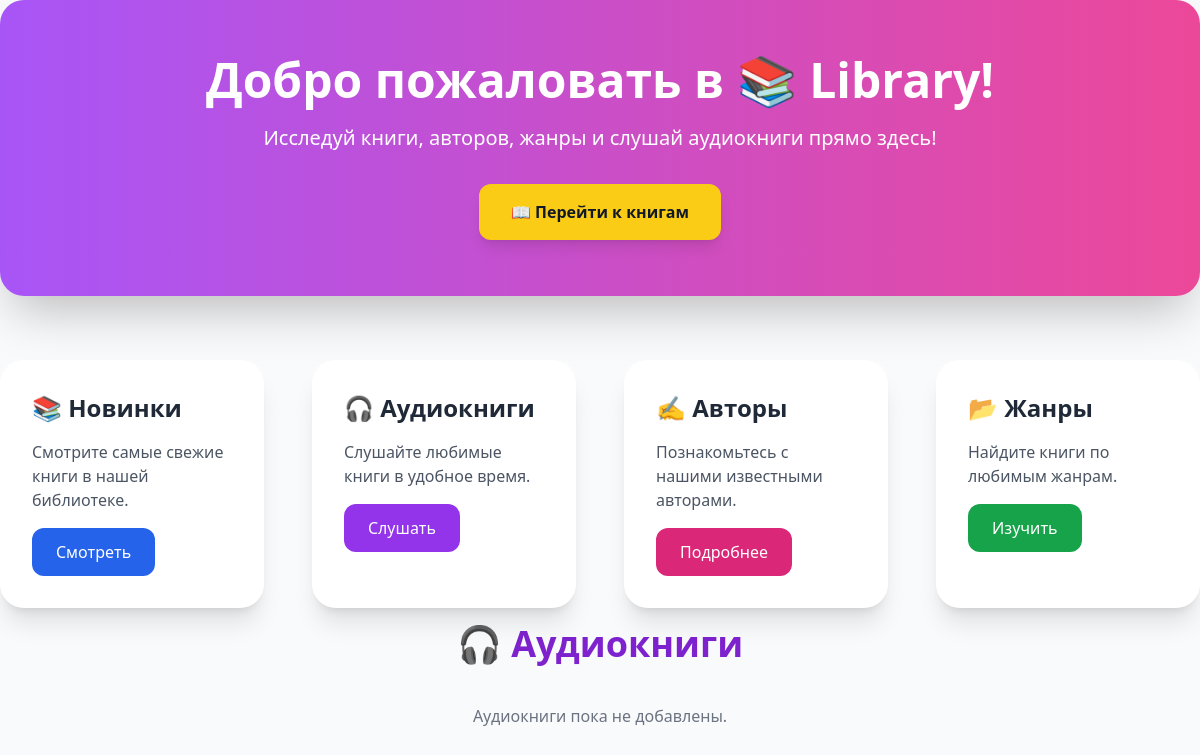
The app's page /audio-books/, older data.
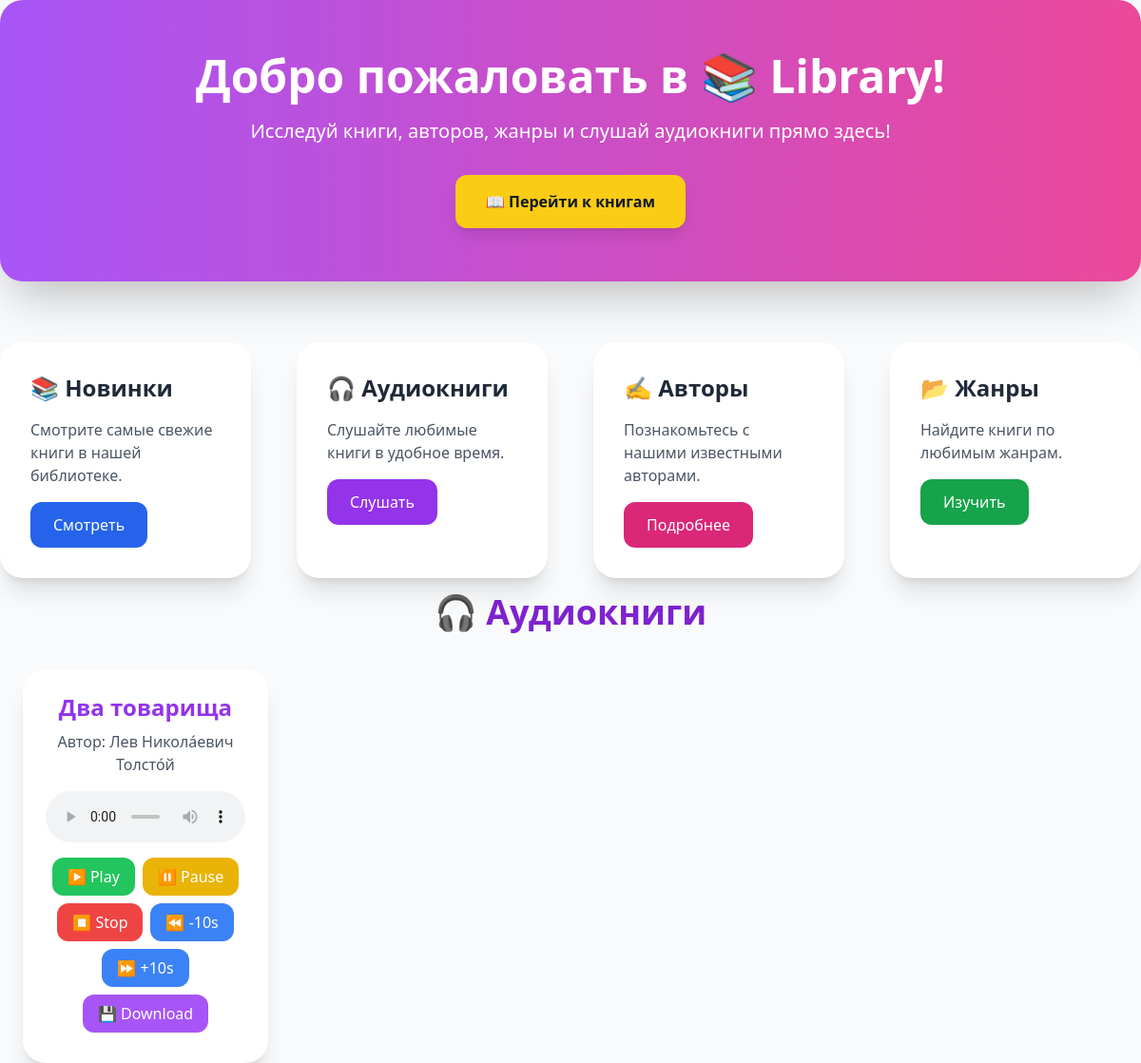
The same page, newer data.
### library_api/models.py (models this page shows, shortened)
class Book(models.Model):
    title = models.CharField(max_length=255)
    author = models.ForeignKey(Author, on_delete=models.CASCADE)
    description = models.TextField()
    year = models.IntegerField()
    image = models.URLField(blank=True)
    audio_file = models.FileField(upload_to='audio_books/', blank=True, null=True)
    genre = models.ForeignKey(Genre, on_delete=models.SET_NULL, null=True, blank=True)

class Author(models.Model):
    name = models.CharField(max_length=255)
    image_url = models.URLField(blank=True, null=True)
    bio = models.TextField(blank=True, null=True)  # например, описание

### library_site/views.py (the view)
# urls.py: path("audio-books/", views.audio_books, name="audio_books"),
def audio_books(request):
    books_with_audio = Book.objects.filter(audio_file__isnull=False)
    return render(request, "audio_books.html", {"books": books_with_audio})

### library_site/templates/audio_books.html (shortened to what this page needs)
{% extends 'base.html' %}
{% block content %}
<h1 class="text-4xl font-extrabold text-center mb-10 mt-4 text-purple-700">🎧 Аудиокниги</h1>
<div class="grid grid-cols-1 sm:grid-cols-2 md:grid-cols-3 lg:grid-cols-4 gap-10 px-6">
    {% for book in books %}
    <div class="bg-white rounded-3xl shadow-xl p-6 hover:scale-105 transform transition duration-300 hover:shadow-2xl">
        <h2 class="text-2xl font-bold mb-2 text-center text-purple-600">{{ book.title }}</h2>
        <p class="text-gray-600 mb-4 text-center">Автор: {{ book.author.name }}</p>
        {% if book.audio_file %}
        <audio id="audioPlayer{{ forloop.counter }}" controls class="w-full mb-4 rounded-lg">
            <source src="{{ book.audio_file.url }}" type="audio/mpeg">
        </audio>
        <div class="flex gap-2 flex-wrap justify-center mb-2">
            <button class="px-4 py-2 bg-green-500 text-white rounded-xl hover:bg-green-600"
                    onclick="document.getElementById('audioPlayer{{ forloop.counter }}').play()">▶️ Play</button>
            <button class="px-4 py-2 bg-yellow-500 text-white rounded-xl hover:bg-yellow-600"
                    onclick="document.getElementById('audioPlayer{{ forloop.counter }}').pause()">⏸ Pause</button>
            <button class="px-4 py-2 bg-red-500 text-white rounded-xl hover:bg-red-600"
                    onclick="stopAudio('audioPlayer{{ forloop.counter }}')">⏹ Stop</button>
            <button class="px-4 py-2 bg-blue-500 text-white rounded-xl hover:bg-blue-600"
                    onclick="skipAudio('audioPlayer{{ forloop.counter }}', -10)">⏪ -10s</button>
            <button class="px-4 py-2 bg-blue-500 text-white rounded-xl hover:bg-blue-600"
                    onclick="skipAudio('audioPlayer{{ forloop.counter }}', 10)">⏩ +10s</button>
            <a href="{{ book.audio_file.url }}" download
               class="px-4 py-2 bg-purple-500 text-white rounded-xl hover:bg-purple-600">💾 Download</a>
        </div>
        {% else %}
        <p class="text-center text-gray-400">Аудио нет</p>
        {% endif %}
    </div>
    {% empty %}
    <p class="text-gray-500 text-center col-span-full">Аудиокниги пока не добавлены.</p>
    {% endfor %}
</div>
{% endblock %}

Row changes from the older to the newer data that the page shows:
now on this page (row edited): Book: title "Два товарища", author.name "Лев Никола́евич Толсто́й"
Text that changed along with them:
text no longer shown: "Аудиокниги пока не добавлены."
